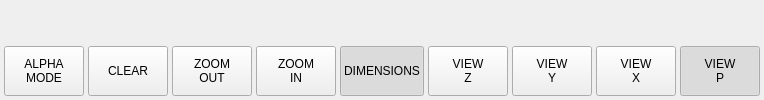
               <widget class="QWidget" name="main_tab_widgetPage1">
                <layout class="QVBoxLayout" name="verticalLayout_2" stretch="1,0">
                 <property name="spacing">
                  <number>0</number>
                 </property>
                 <property name="leftMargin">
                  <number>4</number>
                 </property>
                 <property name="topMargin">
                  <number>0</number>
                 </property>
                 <property name="rightMargin">
                  <number>4</number>
                 </property>
                 <property name="bottomMargin">
                  <number>0</number>
                 </property>
                 <item>
                  <widget class="GCodeGraphics" name="gcodegraphics">
                   <property name="sizePolicy">
                    <sizepolicy hsizetype="Preferred" vsizetype="Preferred">
                     <horstretch>0</horstretch>
                     <verstretch>0</verstretch>
                    </sizepolicy>
                   </property>
                   <property name="minimumSize">
                    <size>
                     <width>0</width>
                     <height>0</height>
                    </size>
                   </property>
                   <property name="maximumSize">
                    <size>
                     <width>16777215</width>
                     <height>16777215</height>
                    </size>
                   </property>
                   <property name="styleSheet">
                    <string notr="true"/>
                   </property>
                   <property name="_view" stdset="0">
                    <string>p</string>
                   </property>
                   <property name="_dtg" stdset="0">
                    <bool>false</bool>
                   </property>
                   <property name="background_color" stdset="0">
                    <color>
                     <red>80</red>
                     <green>80</green>
                     <blue>80</blue>
                    </color>
                   </property>
                   <property name="_use_gradient_background" stdset="0">
                    <bool>true</bool>
                   </property>
                   <property name="overlay" stdset="0">
                    <bool>false</bool>
                   </property>
                  </widget>
                 </item>
                 <item>
                  <widget class="QWidget" name="widget_view_buttons" native="true">
                   <property name="sizePolicy">
                    <sizepolicy hsizetype="Preferred" vsizetype="Preferred">
                     <horstretch>0</horstretch>
                     <verstretch>0</verstretch>
                    </sizepolicy>
                   </property>
                   <property name="minimumSize">
                    <size>
                     <width>0</width>
                     <height>0</height>
                    </size>
                   </property>
                   <property name="maximumSize">
                    <size>
                     <width>16777215</width>
                     <height>60</height>
                    </size>
                   </property>
                   <layout class="QHBoxLayout" name="horizontalLayout_3">
                    <property name="spacing">
                     <number>4</number>
                    </property>
                    <property name="leftMargin">
                     <number>0</number>
                    </property>
                    <property name="topMargin">
                     <number>4</number>
                    </property>
                    <property name="rightMargin">
                     <number>0</number>
                    </property>
                    <property name="bottomMargin">
                     <number>4</number>
                    </property>
                    <item>
                     <widget class="QPushButton" name="btn_alpha_mode">
                      <property name="sizePolicy">
                       <sizepolicy hsizetype="Preferred" vsizetype="Fixed">
                        <horstretch>0</horstretch>
                        <verstretch>0</verstretch>
                       </sizepolicy>
                      </property>
                      <property name="minimumSize">
                       <size>
                        <width>0</width>
                        <height>50</height>
                       </size>
                      </property>
                      <property name="maximumSize">
                       <size>
                        <width>16777215</width>
                        <height>50</height>
                       </size>
                      </property>
                      <property name="text">
                       <string>ALPHA
MODE</string>
                      </property>
                      <property name="checkable">
                       <bool>true</bool>
                      </property>
                     </widget>
                    </item>
                    <item>
                     <widget class="ActionButton" name="actionbutton_clear">
                      <property name="sizePolicy">
                       <sizepolicy hsizetype="Preferred" vsizetype="Fixed">
                        <horstretch>0</horstretch>
                        <verstretch>0</verstretch>
                       </sizepolicy>
                      </property>
                      <property name="minimumSize">
                       <size>
                        <width>0</width>
                        <height>50</height>
                       </size>
                      </property>
                      <property name="maximumSize">
                       <size>
                        <width>16777215</width>
                        <height>50</height>
                       </size>
                      </property>
                      <property name="baseSize">
                       <size>
                        <width>60</width>
                        <height>40</height>
                       </size>
                      </property>
                      <property name="toolTip">
                       <string>Clear display</string>
                      </property>
                      <property name="autoFillBackground">
                       <bool>false</bool>
                      </property>
                      <property name="text">
                       <string>CLEAR</string>
                      </property>
                      <property name="checkable">
                       <bool>false</bool>
                      </property>
                      <property name="flat">
                       <bool>false</bool>
                      </property>
                      <property name="estop_action" stdset="0">
                       <bool>false</bool>
                      </property>
                      <property name="view_change_action" stdset="0">
                       <bool>true</bool>
                      </property>
                      <property name="template_label_option" stdset="0">
                       <bool>false</bool>
                      </property>
                      <property name="joint_number" stdset="0">
                       <number>0</number>
                      </property>
                      <property name="incr_imperial_number" stdset="0">
                       <double>0.010000000000000</double>
                      </property>
                      <property name="incr_mm_number" stdset="0">
                       <double>0.025000000000000</double>
                      </property>
                      <property name="incr_angular_number" stdset="0">
                       <double>-1.000000000000000</double>
                      </property>
                      <property name="toggle_float_option" stdset="0">
                       <bool>false</bool>
                      </property>
                      <property name="float_num" stdset="0">
                       <double>100.000000000000000</double>
                      </property>
                      <property name="float_alt_num" stdset="0">
                       <double>50.000000000000000</double>
                      </property>
                      <property name="view_type_string" stdset="0">
                       <string>Clear</string>
                      </property>
                      <property name="command_text_string" stdset="0">
                       <string/>
                      </property>
                      <property name="ini_mdi_number" stdset="0">
                       <number>0</number>
                      </property>
                      <property name="textTemplate" stdset="0">
                       <string>%1.3f in</string>
                      </property>
                      <property name="alt_textTemplate" stdset="0">
                       <string>%1.2f mm</string>
                      </property>
                     </widget>
                    </item>
                    <item>
                     <widget class="ActionButton" name="actionbutton_zoom_out">
                      <property name="sizePolicy">
                       <sizepolicy hsizetype="Preferred" vsizetype="Fixed">
                        <horstretch>0</horstretch>
                        <verstretch>0</verstretch>
                       </sizepolicy>
                      </property>
                      <property name="minimumSize">
                       <size>
                        <width>0</width>
                        <height>50</height>
                       </size>
                      </property>
                      <property name="maximumSize">
                       <size>
                        <width>16777215</width>
                        <height>50</height>
                       </size>
                      </property>
                      <property name="baseSize">
                       <size>
                        <width>60</width>
                        <height>40</height>
                       </size>
                      </property>
                      <property name="text">
                       <string>ZOOM
OUT</string>
                      </property>
                      <property name="checkable">
                       <bool>false</bool>
                      </property>
                      <property name="autoRepeat">
                       <bool>true</bool>
                      </property>
                      <property name="autoRepeatDelay">
                       <number>500</number>
                      </property>
                      <property name="autoRepeatInterval">
                       <number>300</number>
                      </property>
                      <property name="flat">
                       <bool>false</bool>
                      </property>
                      <property name="view_change_action" stdset="0">
                       <bool>true</bool>
                      </property>
                      <property name="template_label_option" stdset="0">
                       <bool>false</bool>
                      </property>
                      <property name="joint_number" stdset="0">
                       <number>0</number>
                      </property>
                      <property name="incr_imperial_number" stdset="0">
                       <double>0.010000000000000</double>
                      </property>
                      <property name="incr_mm_number" stdset="0">
                       <double>0.025000000000000</double>
                      </property>
                      <property name="incr_angular_number" stdset="0">
                       <double>-1.000000000000000</double>
                      </property>
                      <property name="toggle_float_option" stdset="0">
                       <bool>false</bool>
                      </property>
                      <property name="float_num" stdset="0">
                       <double>100.000000000000000</double>
                      </property>
                      <property name="float_alt_num" stdset="0">
                       <double>50.000000000000000</double>
                      </property>
                      <property name="view_type_string" stdset="0">
                       <string>zoom-out</string>
                      </property>
                      <property name="command_text_string" stdset="0">
                       <string/>
                      </property>
                      <property name="ini_mdi_number" stdset="0">
                       <number>0</number>
                      </property>
                      <property name="textTemplate" stdset="0">
                       <string>%1.3f in</string>
                      </property>
                      <property name="alt_textTemplate" stdset="0">
                       <string>%1.2f mm</string>
                      </property>
                     </widget>
                    </item>
                    <item>
                     <widget class="ActionButton" name="actionbutton_zoom_in">
                      <property name="sizePolicy">
                       <sizepolicy hsizetype="Preferred" vsizetype="Fixed">
                        <horstretch>0</horstretch>
                        <verstretch>0</verstretch>
                       </sizepolicy>
                      </property>
                      <property name="minimumSize">
                       <size>
                        <width>0</width>
                        <height>50</height>
                       </size>
                      </property>
                      <property name="maximumSize">
                       <size>
                        <width>16777215</width>
                        <height>50</height>
                       </size>
                      </property>
                      <property name="baseSize">
                       <size>
                        <width>60</width>
                        <height>40</height>
                       </size>
                      </property>
                      <property name="text">
                       <string>ZOOM
IN</string>
                      </property>
                      <property name="checkable">
                       <bool>false</bool>
                      </property>
                      <property name="autoRepeat">
                       <bool>true</bool>
                      </property>
                      <property name="autoRepeatDelay">
                       <number>500</number>
                      </property>
                      <property name="autoRepeatInterval">
                       <number>300</number>
                      </property>
                      <property name="flat">
                       <bool>false</bool>
                      </property>
                      <property name="view_change_action" stdset="0">
                       <bool>true</bool>
                      </property>
                      <property name="template_label_option" stdset="0">
                       <bool>false</bool>
                      </property>
                      <property name="joint_number" stdset="0">
                       <number>0</number>
                      </property>
                      <property name="incr_imperial_number" stdset="0">
                       <double>0.010000000000000</double>
                      </property>
                      <property name="incr_mm_number" stdset="0">
                       <double>0.025000000000000</double>
                      </property>
                      <property name="incr_angular_number" stdset="0">
                       <double>-1.000000000000000</double>
                      </property>
                      <property name="toggle_float_option" stdset="0">
                       <bool>false</bool>
                      </property>
                      <property name="float_num" stdset="0">
                       <double>100.000000000000000</double>
                      </property>
                      <property name="float_alt_num" stdset="0">
                       <double>50.000000000000000</double>
                      </property>
                      <property name="view_type_string" stdset="0">
                       <string>zoom-in</string>
                      </property>
                      <property name="command_text_string" stdset="0">
                       <string/>
                      </property>
                      <property name="ini_mdi_number" stdset="0">
                       <number>0</number>
                      </property>
                      <property name="textTemplate" stdset="0">
                       <string>%1.3f in</string>
                      </property>
                      <property name="alt_textTemplate" stdset="0">
                       <string>%1.2f mm</string>
                      </property>
                     </widget>
                    </item>
                    <item>
                     <widget class="QPushButton" name="btn_dimensions">
                      <property name="sizePolicy">
                       <sizepolicy hsizetype="Preferred" vsizetype="Fixed">
                        <horstretch>0</horstretch>
                        <verstretch>0</verstretch>
                       </sizepolicy>
                      </property>
                      <property name="minimumSize">
                       <size>
                        <width>0</width>
                        <height>50</height>
                       </size>
                      </property>
                      <property name="maximumSize">
                       <size>
                        <width>16777215</width>
                        <height>50</height>
                       </size>
                      </property>
                      <property name="toolTip">
                       <string>Toggle dimensions on/off</string>
                      </property>
                      <property name="text">
                       <string>DIMENSIONS</string>
                      </property>
                      <property name="checkable">
                       <bool>true</bool>
                      </property>
                      <property name="checked">
                       <bool>true</bool>
                      </property>
                      <property name="flat">
                       <bool>false</bool>
                      </property>
                     </widget>
                    </item>
                    <item>
                     <widget class="ActionButton" name="actionbutton_view_z">
                      <property name="sizePolicy">
                       <sizepolicy hsizetype="Preferred" vsizetype="Fixed">
                        <horstretch>0</horstretch>
                        <verstretch>0</verstretch>
                       </sizepolicy>
                      </property>
                      <property name="minimumSize">
                       <size>
                        <width>0</width>
                        <height>50</height>
                       </size>
                      </property>
                      <property name="maximumSize">
                       <size>
                        <width>16777215</width>
                        <height>50</height>
                       </size>
                      </property>
                      <property name="baseSize">
                       <size>
                        <width>60</width>
                        <height>40</height>
                       </size>
                      </property>
                      <property name="toolTip">
                       <string>Set view Z</string>
                      </property>
                      <property name="text">
                       <string>VIEW
Z</string>
                      </property>
                      <property name="checkable">
                       <bool>true</bool>
                      </property>
                      <property name="autoExclusive">
                       <bool>true</bool>
                      </property>
                      <property name="flat">
                       <bool>false</bool>
                      </property>
                      <property name="view_change_action" stdset="0">
                       <bool>true</bool>
                      </property>
                      <property name="template_label_option" stdset="0">
                       <bool>false</bool>
                      </property>
                      <property name="joint_number" stdset="0">
                       <number>0</number>
                      </property>
                      <property name="incr_imperial_number" stdset="0">
                       <double>0.010000000000000</double>
                      </property>
                      <property name="incr_mm_number" stdset="0">
                       <double>0.025000000000000</double>
                      </property>
                      <property name="incr_angular_number" stdset="0">
                       <double>-1.000000000000000</double>
                      </property>
                      <property name="toggle_float_option" stdset="0">
                       <bool>false</bool>
                      </property>
                      <property name="float_num" stdset="0">
                       <double>100.000000000000000</double>
                      </property>
                      <property name="float_alt_num" stdset="0">
                       <double>50.000000000000000</double>
                      </property>
                      <property name="view_type_string" stdset="0">
                       <string>Z</string>
                      </property>
                      <property name="command_text_string" stdset="0">
                       <string/>
                      </property>
                      <property name="ini_mdi_number" stdset="0">
                       <number>0</number>
                      </property>
                      <property name="textTemplate" stdset="0">
                       <string>%1.3f in</string>
                      </property>
                      <property name="alt_textTemplate" stdset="0">
                       <string>%1.2f mm</string>
                      </property>
                     </widget>
                    </item>
                    <item>
                     <widget class="ActionButton" name="actionbutton_view_y">
                      <property name="sizePolicy">
                       <sizepolicy hsizetype="Preferred" vsizetype="Fixed">
                        <horstretch>0</horstretch>
                        <verstretch>0</verstretch>
                       </sizepolicy>
                      </property>
                      <property name="minimumSize">
                       <size>
                        <width>0</width>
                        <height>50</height>
                       </size>
                      </property>
                      <property name="maximumSize">
                       <size>
                        <width>16777215</width>
                        <height>50</height>
                       </size>
                      </property>
                      <property name="baseSize">
                       <size>
                        <width>60</width>
                        <height>40</height>
                       </size>
                      </property>
                      <property name="toolTip">
                       <string>Set view Y</string>
                      </property>
                      <property name="text">
                       <string>VIEW
Y</string>
                      </property>
                      <property name="checkable">
                       <bool>true</bool>
                      </property>
                      <property name="autoExclusive">
                       <bool>true</bool>
                      </property>
                      <property name="flat">
                       <bool>false</bool>
                      </property>
                      <property name="view_change_action" stdset="0">
                       <bool>true</bool>
                      </property>
                      <property name="template_label_option" stdset="0">
                       <bool>false</bool>
                      </property>
                      <property name="joint_number" stdset="0">
                       <number>0</number>
                      </property>
                      <property name="incr_imperial_number" stdset="0">
                       <double>0.010000000000000</double>
                      </property>
                      <property name="incr_mm_number" stdset="0">
                       <double>0.025000000000000</double>
                      </property>
                      <property name="incr_angular_number" stdset="0">
                       <double>-1.000000000000000</double>
                      </property>
                      <property name="toggle_float_option" stdset="0">
                       <bool>false</bool>
                      </property>
                      <property name="float_num" stdset="0">
                       <double>100.000000000000000</double>
                      </property>
                      <property name="float_alt_num" stdset="0">
                       <double>50.000000000000000</double>
                      </property>
                      <property name="view_type_string" stdset="0">
                       <string>Y</string>
                      </property>
                      <property name="command_text_string" stdset="0">
                       <string/>
                      </property>
                      <property name="ini_mdi_number" stdset="0">
                       <number>0</number>
                      </property>
                      <property name="textTemplate" stdset="0">
                       <string>%1.3f in</string>
                      </property>
                      <property name="alt_textTemplate" stdset="0">
                       <string>%1.2f mm</string>
                      </property>
                     </widget>
                    </item>
                    <item>
                     <widget class="ActionButton" name="actionbutton_view_x">
                      <property name="sizePolicy">
                       <sizepolicy hsizetype="Preferred" vsizetype="Fixed">
                        <horstretch>0</horstretch>
                        <verstretch>0</verstretch>
                       </sizepolicy>
                      </property>
                      <property name="minimumSize">
                       <size>
                        <width>0</width>
                        <height>50</height>
                       </size>
                      </property>
                      <property name="maximumSize">
                       <size>
                        <width>16777215</width>
                        <height>50</height>
                       </size>
                      </property>
                      <property name="baseSize">
                       <size>
                        <width>60</width>
                        <height>40</height>
                       </size>
                      </property>
                      <property name="toolTip">
                       <string>Set view X</string>
                      </property>
                      <property name="text">
                       <string>VIEW
X</string>
                      </property>
                      <property name="checkable">
                       <bool>true</bool>
                      </property>
                      <property name="autoExclusive">
                       <bool>true</bool>
                      </property>
                      <property name="flat">
                       <bool>false</bool>
                      </property>
                      <property name="view_change_action" stdset="0">
                       <bool>true</bool>
                      </property>
                      <property name="template_label_option" stdset="0">
                       <bool>false</bool>
                      </property>
                      <property name="joint_number" stdset="0">
                       <number>0</number>
                      </property>
                      <property name="incr_imperial_number" stdset="0">
                       <double>0.010000000000000</double>
                      </property>
                      <property name="incr_mm_number" stdset="0">
                       <double>0.025000000000000</double>
                      </property>
                      <property name="incr_angular_number" stdset="0">
                       <double>-1.000000000000000</double>
                      </property>
                      <property name="toggle_float_option" stdset="0">
                       <bool>false</bool>
                      </property>
                      <property name="float_num" stdset="0">
                       <double>100.000000000000000</double>
                      </property>
                      <property name="float_alt_num" stdset="0">
                       <double>50.000000000000000</double>
                      </property>
                      <property name="view_type_string" stdset="0">
                       <string>X</string>
                      </property>
                      <property name="command_text_string" stdset="0">
                       <string/>
                      </property>
                      <property name="ini_mdi_number" stdset="0">
                       <number>0</number>
                      </property>
                      <property name="textTemplate" stdset="0">
                       <string>%1.3f in</string>
                      </property>
                      <property name="alt_textTemplate" stdset="0">
                       <string>%1.2f mm</string>
                      </property>
                     </widget>
                    </item>
                    <item>
                     <widget class="ActionButton" name="actionbutton_view_p">
                      <property name="sizePolicy">
                       <sizepolicy hsizetype="Preferred" vsizetype="Fixed">
                        <horstretch>0</horstretch>
                        <verstretch>0</verstretch>
                       </sizepolicy>
                      </property>
                      <property name="minimumSize">
                       <size>
                        <width>0</width>
                        <height>50</height>
                       </size>
                      </property>
                      <property name="maximumSize">
                       <size>
                        <width>16777215</width>
                        <height>50</height>
                       </size>
                      </property>
                      <property name="baseSize">
                       <size>
                        <width>60</width>
                        <height>40</height>
                       </size>
                      </property>
                      <property name="toolTip">
                       <string>Perspective view</string>
                      </property>
                      <property name="text">
                       <string>VIEW
P</string>
                      </property>
                      <property name="checkable">
                       <bool>true</bool>
                      </property>
                      <property name="checked">
                       <bool>true</bool>
                      </property>
                      <property name="autoExclusive">
                       <bool>true</bool>
                      </property>
                      <property name="flat">
                       <bool>false</bool>
                      </property>
                      <property name="view_change_action" stdset="0">
                       <bool>true</bool>
                      </property>
                      <property name="template_label_option" stdset="0">
                       <bool>false</bool>
                      </property>
                      <property name="joint_number" stdset="0">
                       <number>0</number>
                      </property>
                      <property name="incr_imperial_number" stdset="0">
                       <double>0.010000000000000</double>
                      </property>
                      <property name="incr_mm_number" stdset="0">
                       <double>0.025000000000000</double>
                      </property>
                      <property name="incr_angular_number" stdset="0">
                       <double>-1.000000000000000</double>
                      </property>
                      <property name="toggle_float_option" stdset="0">
                       <bool>false</bool>
                      </property>
                      <property name="float_num" stdset="0">
                       <double>100.000000000000000</double>
                      </property>
                      <property name="float_alt_num" stdset="0">
                       <double>50.000000000000000</double>
                      </property>
                      <property name="view_type_string" stdset="0">
                       <string>P</string>
                      </property>
                      <property name="command_text_string" stdset="0">
                       <string/>
                      </property>
                      <property name="ini_mdi_number" stdset="0">
                       <number>0</number>
                      </property>
                      <property name="textTemplate" stdset="0">
                       <string>%1.3f in</string>
                      </property>
                      <property name="alt_textTemplate" stdset="0">
                       <string>%1.2f mm</string>
                      </property>
                     </widget>
                    </item>
                   </layout>
                  </widget>
                 </item>
                </layout>
               </widget>
